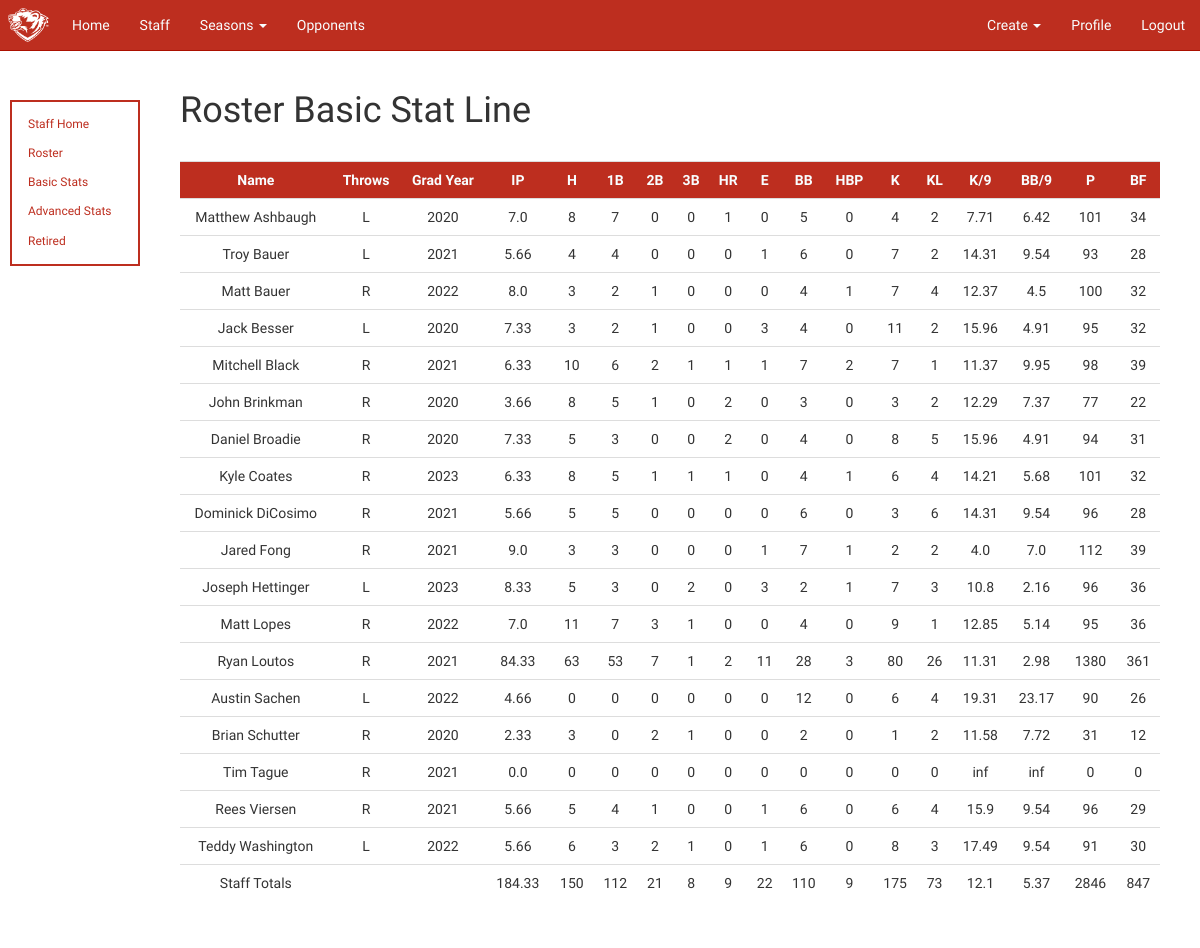
/staff/basic_stats (signed in), run on the app's committed database.
### app/models.py (models this page shows, shortened)
class User(UserMixin, db.Model):
    id = db.Column(db.Integer, primary_key=True)
    admin = db.Column(db.Boolean, index=True)
    retired = db.Column(db.Boolean, index=True)
    username = db.Column(db.String(64), index=True, unique=True)
    email = db.Column(db.String(120), index=True, unique=True)
    password_hash = db.Column(db.String(128))
    firstname = db.Column(db.String(64))
    lastname = db.Column(db.String(64))
    grad_year = db.Column(db.String(8), index=True)
    throws = db.Column(db.String(8), index=True)
    outings = db.relationship('Outing', backref='pitcher', lazy='dynamic')

### app/routes.py (the view)
@app.route('/staff/basic_stats', methods=['GET', 'POST'])
@login_required
def staff_basic_stats():
    pitchers = User.query.filter(User.grad_year != 'Coach/Manager').filter(User.retired == 0).order_by(User.lastname).all()
    staff_stat_summary, players_stat_summary = staffBasicStats(pitchers)
    return render_template(
        'staff/staff_basic_stats.html',
        staff_stat_summary=staff_stat_summary,
        players_stat_summary=players_stat_summary,
        current_season=getCurrentSeason(),
        old_seasons=getOldSeasons())

### app/models.py (called while the page is built)
@login.user_loader
def load_user(id):
    return User.query.get(int(id))

    def __repr__(self):
        return f'{self.semester} {self.year}'

### app/routes.py (called while the page is built)
def getCurrentSeason():
    current_season = Season.query.filter_by(current_season=True).first()
    return current_season

def getOldSeasons():
    old_seasons = Season.query.filter_by(current_season=False).all()
    return old_seasons

### app/stats.py (called while the page is built)
def truncate(n, decimals=2):
    multiplier = 10 ** decimals
    return int(n * multiplier) / multiplier

### app/templates/staff/staff_basic_stats.html (shortened to what this page needs)
{% extends "base.html" %}
{% block styles %}
    {{ super() }}
    <link rel="stylesheet" type="text/css" href="{{ url_for('static', filename='css/sidenav.css') }}">
{% endblock %}
{% block app_content %}
    {% include "staff/staff_sidenav.html" %}
    <div class="main">
        <h1>Roster Basic Stat Line</h1> <br>
        <table id="staff-basic-stats" class="table sortable_table">
            <tr class="table-headers">
                <th onclick="sortTable(0, 0, 2)">Name</th>
                <th onclick="sortTable(1, 0, 2)">Throws</th>
                <th onclick="sortTable(2, 0, 2)">Grad Year</th>
                <th onclick="sortTable(3, 0, 2)">IP</th>
                <th onclick="sortTable(4, 0, 2)">H</th>
                <th onclick="sortTable(5, 0, 2)">1B</th>
                <th onclick="sortTable(6, 0, 2)">2B</th>
                <th onclick="sortTable(7, 0, 2)">3B</th>
                <th onclick="sortTable(8, 0, 2)">HR</th>
                <th onclick="sortTable(9, 0, 2)">E</th>
                <th onclick="sortTable(10, 0, 2)">BB</th>
                <th onclick="sortTable(11, 0, 2)">HBP</th>
                <th onclick="sortTable(12, 0, 2)">K</th>
                <th onclick="sortTable(13, 0, 2)">KL</th>
                <th onclick="sortTable(14, 0, 2)">K/9</th>
                <th onclick="sortTable(15, 0, 2)">BB/9</th>
                <th onclick="sortTable(16, 0, 2)">P</th>
                <th onclick="sortTable(17, 0, 2)">BF</th>
            </tr>
            {% for pitcher in players_stat_summary %}
                <tr class="data-row">
                    <td>{{ pitcher["details"]["name"] }}</td>
                    <td>{{ pitcher["details"]["throws"] }}</td>
                    <td>{{ pitcher["details"]["class"] }}</td>
                    <td>{{ pitcher["stat_line"]["ip"] }}</td>
                    <td>{{ pitcher["stat_line"]["h"] }}</td>
                    <td>{{ pitcher["stat_line"]["1b"] }}</td>
                    <td>{{ pitcher["stat_line"]["2b"] }}</td>
                    <td>{{ pitcher["stat_line"]["3b"] }}</td>
                    <td>{{ pitcher["stat_line"]["hr"] }}</td>
                    <td>{{ pitcher["stat_line"]["e"] }}</td>
                    <td>{{ pitcher["stat_line"]["bb"] }}</td>
                    <td>{{ pitcher["stat_line"]["hbp"] }}</td>
                    <td>{{ pitcher["stat_line"]["k"] }}</td>
                    <td>{{ pitcher["stat_line"]["kl"] }}</td>
                    <td>{{ pitcher["stat_line"]["kp9"] }}</td>
                    <td>{{ pitcher["stat_line"]["bb9"] }}</td>
                    <td>{{ pitcher["stat_line"]["p"] }}</td>
                    <td>{{ pitcher["stat_line"]["bf"] }}</td>
                </tr>
            {% endfor %}
            <tr>
                <td>Staff Totals</td>
                <td></td>
                <td></td>
                <td>{{ staff_stat_summary["ip"] }}</td>
                <td>{{ staff_stat_summary["h"] }}</td>
                <td>{{ staff_stat_summary["1b"] }}</td>
                <td>{{ staff_stat_summary["2b"] }}</td>
                <td>{{ staff_stat_summary["3b"] }}</td>
                <td>{{ staff_stat_summary["hr"] }}</td>
                <td>{{ staff_stat_summary["e"] }}</td>
                <td>{{ staff_stat_summary["bb"] }}</td>
                <td>{{ staff_stat_summary["hbp"] }}</td>
                <td>{{ staff_stat_summary["k"] }}</td>
                <td>{{ staff_stat_summary["kl"] }}</td>
                <td>{{ staff_stat_summary["kp9"] }}</td>
                <td>{{ staff_stat_summary["bb9"] }}</td>
                <td>{{ staff_stat_summary["p"] }}</td>
                <td>{{ staff_stat_summary["bf"] }}</td>
            </tr>
        </table>
    </div>
{% endblock %}

### app/static/css/base.css (style rules this page uses)
th, td { text-align: center; }
.table-headers { background-color: #bd2e1f; color: #f9feff; }
.main { font-family: 'Exo', sans-serif; font-weight: 500; }

### app/static/css/sidenav.css (style rules this page uses)
.main { margin-left: 140px; padding: 0px 10px; font-family: 'Exo', sans-serif; font-weight: 500; }

### data on the page
User: details.class "2020"
User: details.class "2021"
User: details.class "2022"
User: details.class "2020"
User: details.class "2021"
User: details.class "2020"
User: details.class "2020"
User: details.class "2023"
User: details.class "2021"
User: details.class "2021"
User: details.class "2023"
User: details.class "2022"
User: details.class "2021"
User: details.class "2022"
User: details.class "2020"
User: details.class "2021"
User: details.class "2021"
User: details.class "2022"

### other printed values
{{ pitcher["details"]["name"] }} "Matthew Ashbaugh" "Troy Bauer" "Matt Bauer" "Jack Besser" "Mitchell Black" "John Brinkman" "Daniel Broadie" "Kyle Coates" "Dominick DiCosimo" "Jared Fong" "Joseph Hettinger" "Matt Lopes" "Ryan Loutos" "Austin Sachen" "Brian Schutter" "Tim Tague" "Rees Viersen" "Teddy Washington"
{{ pitcher["details"]["throws"] }} "L" "L" "R" "L" "R" "R" "R" "R" "R" "R" "L" "R" "R" "L" "R" "R" "R" "L"
{{ pitcher["stat_line"]["ip"] }} "7.0" "5.66" "8.0" "7.33" "6.33" "3.66" "7.33" "6.33" "5.66" "9.0" "8.33" "7.0" "84.33" "4.66" "2.33" "0.0" "5.66" "5.66"
{{ pitcher["stat_line"]["h"] }} "8" "4" "3" "3" "10" "8" "5" "8" "5" "3" "5" "11" "63" "0" "3" "0" "5" "6"
{{ pitcher["stat_line"]["1b"] }} "7" "4" "2" "2" "6" "5" "3" "5" "5" "3" "3" "7" "53" "0" "0" "0" "4" "3"
{{ pitcher["stat_line"]["2b"] }} "0" "0" "1" "1" "2" "1" "0" "1" "0" "0" "0" "3" "7" "0" "2" "0" "1" "2"
{{ pitcher["stat_line"]["3b"] }} "0" "0" "0" "0" "1" "0" "0" "1" "0" "0" "2" "1" "1" "0" "1" "0" "0" "1"
{{ pitcher["stat_line"]["hr"] }} "1" "0" "0" "0" "1" "2" "2" "1" "0" "0" "0" "0" "2" "0" "0" "0" "0" "0"
{{ pitcher["stat_line"]["e"] }} "0" "1" "0" "3" "1" "0" "0" "0" "0" "1" "3" "0" "11" "0" "0" "0" "1" "1"
{{ pitcher["stat_line"]["bb"] }} "5" "6" "4" "4" "7" "3" "4" "4" "6" "7" "2" "4" "28" "12" "2" "0" "6" "6"
{{ pitcher["stat_line"]["hbp"] }} "0" "0" "1" "0" "2" "0" "0" "1" "0" "1" "1" "0" "3" "0" "0" "0" "0" "0"
{{ pitcher["stat_line"]["k"] }} "4" "7" "7" "11" "7" "3" "8" "6" "3" "2" "7" "9" "80" "6" "1" "0" "6" "8"
{{ pitcher["stat_line"]["kl"] }} "2" "2" "4" "2" "1" "2" "5" "4" "6" "2" "3" "1" "26" "4" "2" "0" "4" "3"
{{ pitcher["stat_line"]["kp9"] }} "7.71" "14.31" "12.37" "15.96" "11.37" "12.29" "15.96" "14.21" "14.31" "4.0" "10.8" "12.85" "11.31" "19.31" "11.58" "inf" "15.9" "17.49"
{{ pitcher["stat_line"]["bb9"] }} "6.42" "9.54" "4.5" "4.91" "9.95" "7.37" "4.91" "5.68" "9.54" "7.0" "2.16" "5.14" "2.98" "23.17" "7.72" "inf" "9.54" "9.54"
